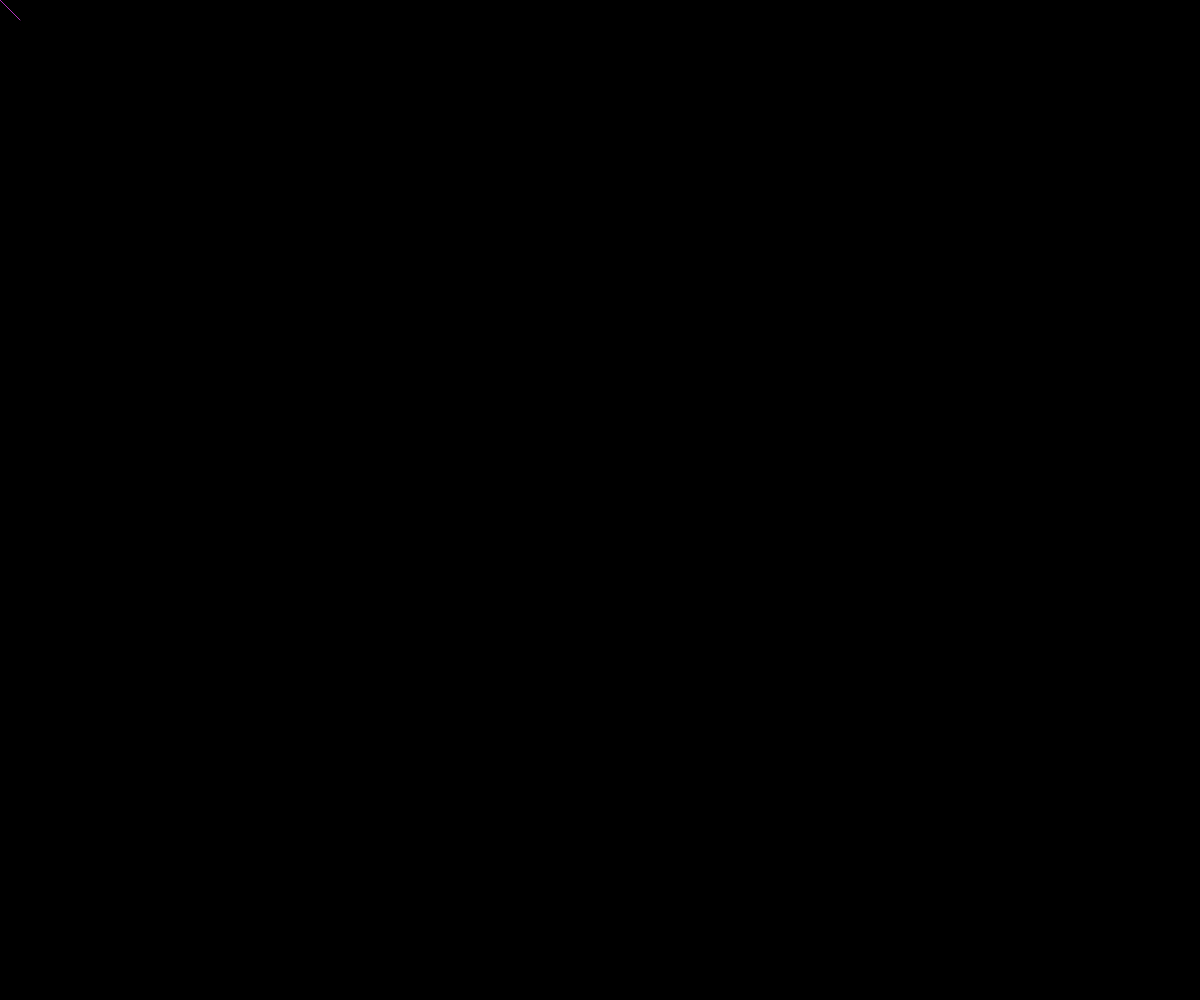
Frame 1 (no input)
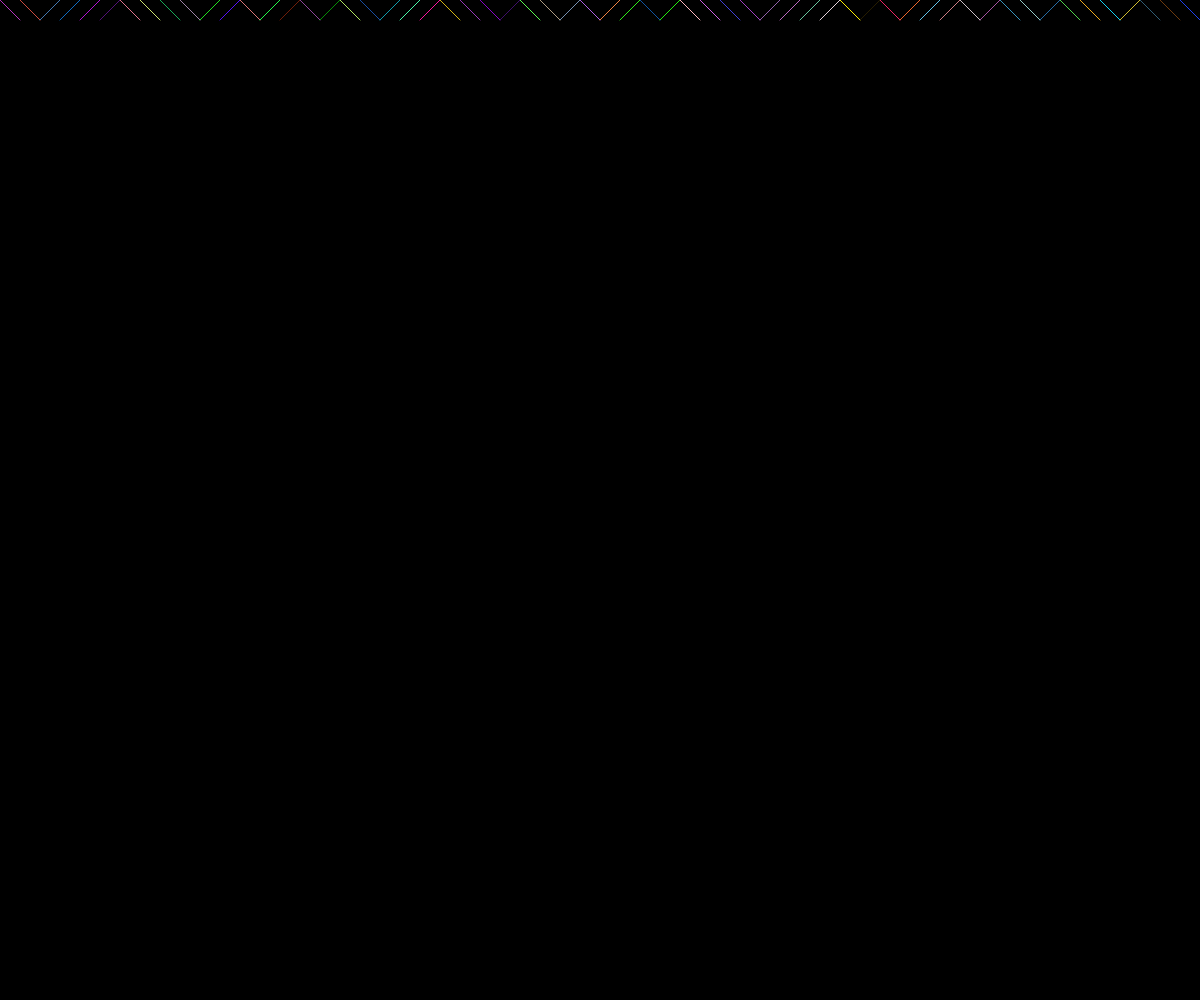
Frame 60 (no input)
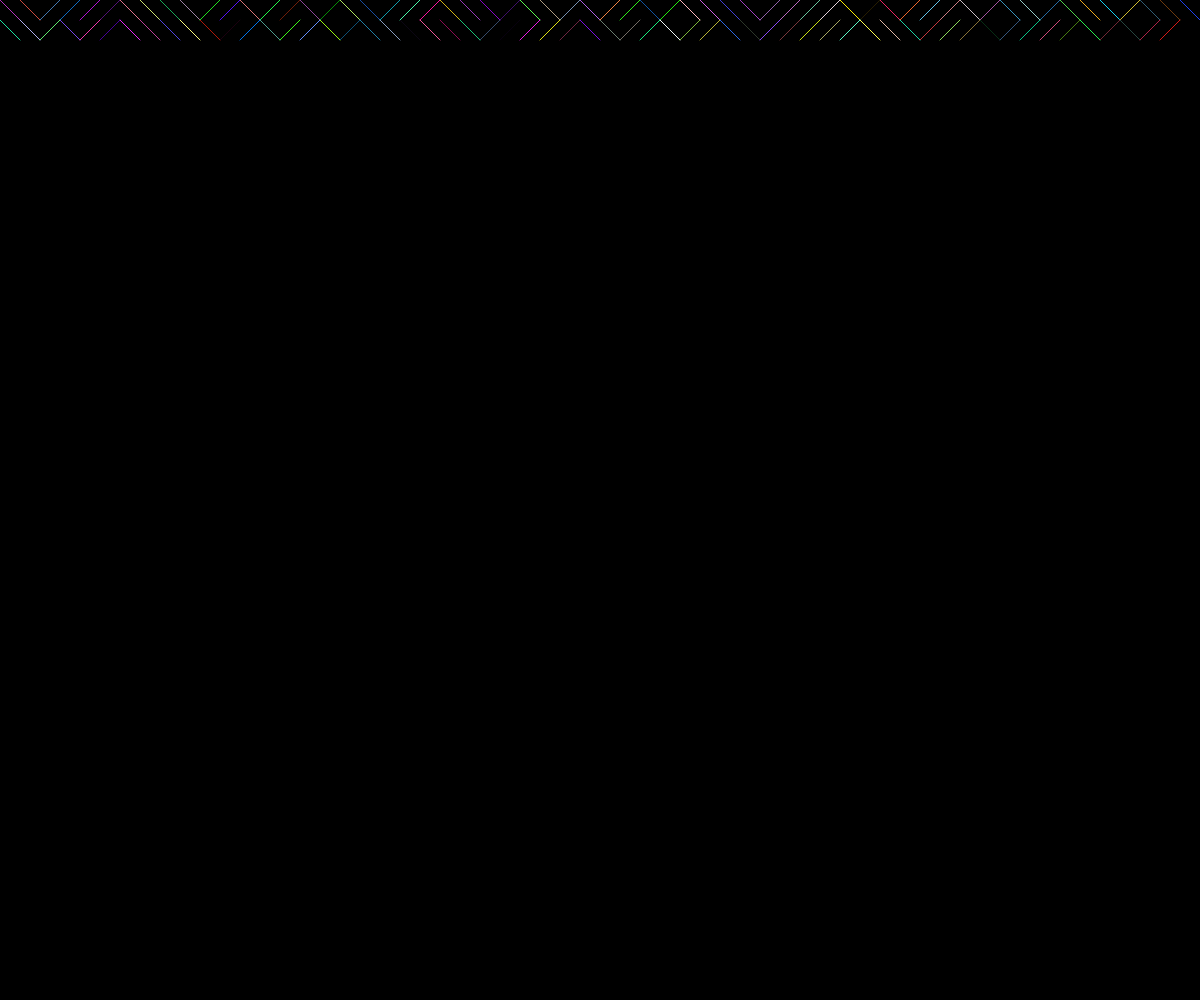
Frame 120 (the mouse pressed at the canvas centre since frame 60)

The p5.js sketch that drew these frames (run headless with seeded random() and noise() and a simulated clock; from frame 60 on, the mouse is pressed at the canvas centre):

// p5.js sketch
// ── sketch.js
let x=0, y=0;
let spacing=20;
let strokeColor=255;

function setup() {
	createCanvas(windowWidth, windowHeight);
	background(0);
}

function draw() {
	strokeColor=color(random(255),random(255),random(255));
	stroke(strokeColor)

	if (random(1) < 0.5) line(x, y, x+spacing, y+spacing);
	else line(x, y+spacing, x+spacing, y)

	x = x + spacing;
	if (x > width) {
		x = 0;
		y += spacing;
	}
	if (y > height) {
		x = 0;
		y = 0;
	}
}
